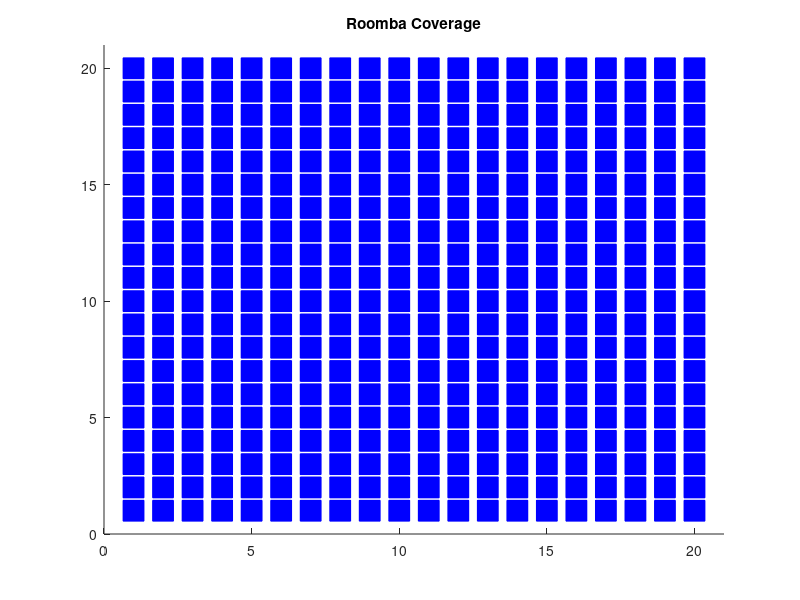

MATLAB code to generate this figure:
% Define grid parameters
gridSize = 20;      % Size of the grid
visited = zeros(gridSize);  % Matrix to keep track of visited locations

% Initial position of the Roomba
currentX = randi(gridSize);
currentY = randi(gridSize);

% Create a figure for visualization
figure;
axis([0 gridSize+1 0 gridSize+1]);
hold on;

% Define marker style and size for the Roomba head
roombaMarkerStyle = 'bs';  % Blue square
roombaMarkerSize = 15;

% Main loop to move the Roomba until all locations are visited
while any(visited(:) == 0)
    % Mark the current location as visited
    visited(currentX, currentY) = 1;
    
    % Visualize the Roomba's current position as the Roomba head
    plot(currentX, currentY, roombaMarkerStyle, 'MarkerSize', roombaMarkerSize, 'MarkerFaceColor', 'b');
    
    % Check neighboring cells for unvisited locations
    neighbors = [
        currentX - 1, currentY;
        currentX + 1, currentY;
        currentX, currentY - 1;
        currentX, currentY + 1;
    ];
    
    unvisited_neighbors = [];
    
    for i = 1:size(neighbors, 1)
        x = neighbors(i, 1);
        y = neighbors(i, 2);
        
        if x >= 1 && x <= gridSize && y >= 1 && y <= gridSize && visited(x, y) == 0
            unvisited_neighbors = [unvisited_neighbors; x, y];
        end
    end
    
    % Choose the next move based on unvisited neighbors
    if ~isempty(unvisited_neighbors)
        % Select the first unvisited neighbor as the next move
        next_move = unvisited_neighbors(1, :);
        currentX = next_move(1);
        currentY = next_move(2);
    else
        % If all neighbors are visited, backtrack to the nearest unvisited location
        [backtrackX, backtrackY] = find(visited == 0, 1, 'first');
        currentX = backtrackX;
        currentY = backtrackY;
    end
    
    % Pause for visualization (you can adjust the speed)
    pause(0.1);
    
    % Clear the previous Roomba head marker
    if any(visited(:) == 0)
        plot(currentX, currentY, 'w.', 'MarkerSize', roombaMarkerSize);  % White dot to clear previous marker
    end
end

hold off;
title('Roomba Coverage');
